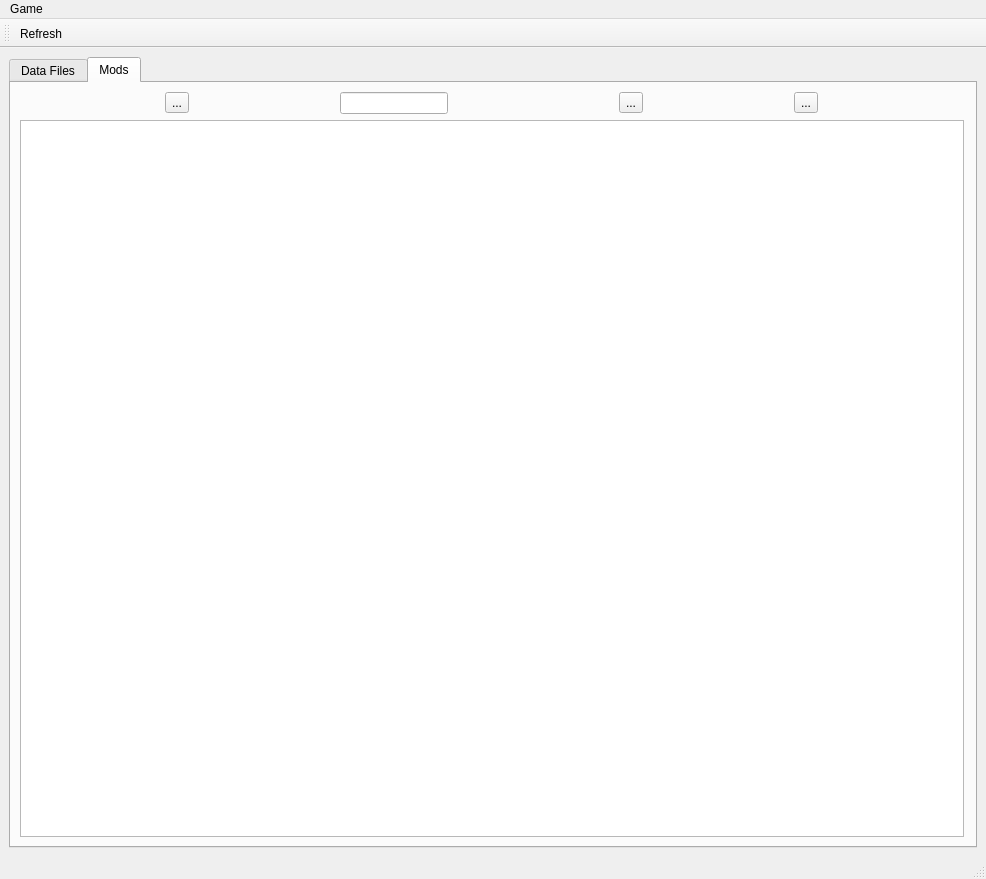
<?xml version="1.0" encoding="UTF-8"?>
<ui version="4.0">
 <class>skytoolWindow</class>
 <widget class="QMainWindow" name="skytoolWindow">
  <property name="geometry">
   <rect>
    <x>0</x>
    <y>0</y>
    <width>986</width>
    <height>879</height>
   </rect>
  </property>
  <property name="windowTitle">
   <string>SkyScraper</string>
  </property>
  <widget class="QWidget" name="centralwidget">
   <layout class="QGridLayout" name="gridLayout">
    <item row="0" column="0">
     <widget class="QTabWidget" name="mainTabs">
      <property name="sizePolicy">
       <sizepolicy hsizetype="Maximum" vsizetype="Maximum">
        <horstretch>0</horstretch>
        <verstretch>0</verstretch>
       </sizepolicy>
      </property>
      <property name="maximumSize">
       <size>
        <width>968</width>
        <height>797</height>
       </size>
      </property>
      <property name="currentIndex">
       <number>1</number>
      </property>
      <widget class="QWidget" name="dataFileTab">
       <attribute name="title">
        <string>Data Files</string>
       </attribute>
       <layout class="QVBoxLayout" name="verticalLayout">
        <item>
         <layout class="QHBoxLayout" name="horizontalLayout">
          <item>
           <widget class="QToolButton" name="toolButton_2">
            <property name="text">
             <string>...</string>
            </property>
           </widget>
          </item>
          <item>
           <widget class="QToolButton" name="toolButton_3">
            <property name="text">
             <string>...</string>
            </property>
           </widget>
          </item>
          <item>
           <spacer name="verticalSpacer">
            <property name="orientation">
             <enum>Qt::Vertical</enum>
            </property>
            <property name="sizeType">
             <enum>QSizePolicy::Ignored</enum>
            </property>
            <property name="sizeHint" stdset="0">
             <size>
              <width>20</width>
              <height>40</height>
             </size>
            </property>
           </spacer>
          </item>
          <item>
           <widget class="QLineEdit" name="lineEdit"/>
          </item>
          <item>
           <widget class="QToolButton" name="toolButton">
            <property name="text">
             <string>...</string>
            </property>
           </widget>
          </item>
         </layout>
        </item>
        <item>
         <widget class="QTreeView" name="dataFileBrowser">
          <property name="alternatingRowColors">
           <bool>true</bool>
          </property>
          <property name="uniformRowHeights">
           <bool>true</bool>
          </property>
          <property name="sortingEnabled">
           <bool>true</bool>
          </property>
          <property name="allColumnsShowFocus">
           <bool>true</bool>
          </property>
         </widget>
        </item>
       </layout>
      </widget>
      <widget class="QWidget" name="nexusModsTab">
       <property name="maximumSize">
        <size>
         <width>962</width>
         <height>771</height>
        </size>
       </property>
       <attribute name="title">
        <string>Mods</string>
       </attribute>
       <layout class="QVBoxLayout" name="verticalLayout_3">
        <item>
         <layout class="QHBoxLayout" name="horizontalLayout_3">
          <property name="sizeConstraint">
           <enum>QLayout::SetMinimumSize</enum>
          </property>
          <item>
           <widget class="QToolButton" name="toolButton_6">
            <property name="text">
             <string>...</string>
            </property>
           </widget>
          </item>
          <item>
           <widget class="QLineEdit" name="lineEdit_2">
            <property name="sizePolicy">
             <sizepolicy hsizetype="Maximum" vsizetype="Fixed">
              <horstretch>0</horstretch>
              <verstretch>0</verstretch>
             </sizepolicy>
            </property>
           </widget>
          </item>
          <item>
           <spacer name="verticalSpacer_2">
            <property name="orientation">
             <enum>Qt::Vertical</enum>
            </property>
            <property name="sizeType">
             <enum>QSizePolicy::Ignored</enum>
            </property>
            <property name="sizeHint" stdset="0">
             <size>
              <width>20</width>
              <height>40</height>
             </size>
            </property>
           </spacer>
          </item>
          <item>
           <widget class="QToolButton" name="toolButton_5">
            <property name="text">
             <string>...</string>
            </property>
           </widget>
          </item>
          <item>
           <widget class="QToolButton" name="toolButton_4">
            <property name="text">
             <string>...</string>
            </property>
           </widget>
          </item>
         </layout>
        </item>
        <item>
         <widget class="QTreeView" name="modTreeBrowser">
          <property name="sortingEnabled">
           <bool>true</bool>
          </property>
         </widget>
        </item>
       </layout>
      </widget>
     </widget>
    </item>
   </layout>
  </widget>
  <widget class="QMenuBar" name="menubar">
   <property name="geometry">
    <rect>
     <x>0</x>
     <y>0</y>
     <width>986</width>
     <height>21</height>
    </rect>
   </property>
   <widget class="QMenu" name="menuGame">
    <property name="title">
     <string>Game</string>
    </property>
    <addaction name="actionExit"/>
    <addaction name="separator"/>
   </widget>
   <addaction name="menuGame"/>
  </widget>
  <widget class="QStatusBar" name="statusbar"/>
  <widget class="QToolBar" name="toolBar">
   <property name="windowTitle">
    <string>toolBar</string>
   </property>
   <attribute name="toolBarArea">
    <enum>TopToolBarArea</enum>
   </attribute>
   <attribute name="toolBarBreak">
    <bool>false</bool>
   </attribute>
   <addaction name="actionRefreshDataFiles"/>
  </widget>
  <action name="actionExit">
   <property name="text">
    <string>Exit</string>
   </property>
  </action>
  <action name="actionRefreshDataFiles">
   <property name="text">
    <string>Refresh</string>
   </property>
  </action>
 </widget>
 <resources/>
 <connections/>
</ui>
